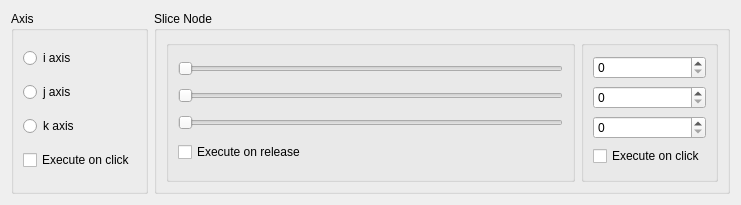
<?xml version="1.0" encoding="UTF-8"?>
<ui version="4.0">
 <class>GetSliceFromStructuredFieldByIndices</class>
 <widget class="QDialog" name="GetSliceFromStructuredFieldByIndices">
  <property name="geometry">
   <rect>
    <x>0</x>
    <y>0</y>
    <width>741</width>
    <height>205</height>
   </rect>
  </property>
  <property name="minimumSize">
   <size>
    <width>741</width>
    <height>205</height>
   </size>
  </property>
  <property name="windowTitle">
   <string>Dialog</string>
  </property>
  <layout class="QGridLayout" name="gridLayout_2">
   <item row="0" column="0">
    <widget class="QGroupBox" name="groupBox_2">
     <property name="title">
      <string>Axis</string>
     </property>
     <layout class="QVBoxLayout" name="verticalLayout">
      <item>
       <widget class="QRadioButton" name="iAxisRadioButton_">
        <property name="text">
         <string>i axis</string>
        </property>
       </widget>
      </item>
      <item>
       <widget class="QRadioButton" name="jAxisRadioButton_">
        <property name="text">
         <string>j axis</string>
        </property>
       </widget>
      </item>
      <item>
       <widget class="QRadioButton" name="kAxisRadioButton_">
        <property name="text">
         <string>k axis</string>
        </property>
       </widget>
      </item>
      <item>
       <widget class="QCheckBox" name="checkBox">
        <property name="text">
         <string>Execute on click</string>
        </property>
       </widget>
      </item>
     </layout>
    </widget>
   </item>
   <item row="0" column="1">
    <widget class="QGroupBox" name="groupBox_3">
     <property name="title">
      <string>Slice Node</string>
     </property>
     <layout class="QHBoxLayout" name="horizontalLayout">
      <item>
       <widget class="QGroupBox" name="groupBox_4">
        <property name="title">
         <string/>
        </property>
        <layout class="QVBoxLayout" name="verticalLayout_2">
         <item>
          <widget class="QSlider" name="iAxisHorizontalSlider_">
           <property name="maximum">
            <number>9999</number>
           </property>
           <property name="orientation">
            <enum>Qt::Horizontal</enum>
           </property>
          </widget>
         </item>
         <item>
          <widget class="QSlider" name="jAxisHorizontalSlider_">
           <property name="maximum">
            <number>9999</number>
           </property>
           <property name="orientation">
            <enum>Qt::Horizontal</enum>
           </property>
          </widget>
         </item>
         <item>
          <widget class="QSlider" name="kAxisHorizontalSlider_">
           <property name="maximum">
            <number>9999</number>
           </property>
           <property name="orientation">
            <enum>Qt::Horizontal</enum>
           </property>
          </widget>
         </item>
         <item>
          <widget class="QCheckBox" name="checkBox_2">
           <property name="text">
            <string>Execute on release</string>
           </property>
          </widget>
         </item>
        </layout>
       </widget>
      </item>
      <item>
       <widget class="QGroupBox" name="groupBox_5">
        <property name="title">
         <string/>
        </property>
        <layout class="QVBoxLayout" name="verticalLayout_3">
         <item>
          <widget class="QSpinBox" name="iAxisSpinBox_">
           <property name="maximum">
            <number>9999</number>
           </property>
          </widget>
         </item>
         <item>
          <widget class="QSpinBox" name="jAxisSpinBox_">
           <property name="maximum">
            <number>9999</number>
           </property>
          </widget>
         </item>
         <item>
          <widget class="QSpinBox" name="kAxisSpinBox_">
           <property name="maximum">
            <number>9999</number>
           </property>
          </widget>
         </item>
         <item>
          <widget class="QCheckBox" name="checkBox_3">
           <property name="text">
            <string>Execute on click</string>
           </property>
          </widget>
         </item>
        </layout>
       </widget>
      </item>
     </layout>
    </widget>
   </item>
  </layout>
 </widget>
 <resources/>
 <connections>
  <connection>
   <sender>iAxisHorizontalSlider_</sender>
   <signal>valueChanged(int)</signal>
   <receiver>iAxisSpinBox_</receiver>
   <slot>setValue(int)</slot>
   <hints>
    <hint type="sourcelabel">
     <x>203</x>
     <y>68</y>
    </hint>
    <hint type="destinationlabel">
     <x>359</x>
     <y>68</y>
    </hint>
   </hints>
  </connection>
  <connection>
   <sender>jAxisHorizontalSlider_</sender>
   <signal>valueChanged(int)</signal>
   <receiver>jAxisSpinBox_</receiver>
   <slot>setValue(int)</slot>
   <hints>
    <hint type="sourcelabel">
     <x>203</x>
     <y>94</y>
    </hint>
    <hint type="destinationlabel">
     <x>359</x>
     <y>94</y>
    </hint>
   </hints>
  </connection>
  <connection>
   <sender>kAxisHorizontalSlider_</sender>
   <signal>valueChanged(int)</signal>
   <receiver>kAxisSpinBox_</receiver>
   <slot>setValue(int)</slot>
   <hints>
    <hint type="sourcelabel">
     <x>203</x>
     <y>120</y>
    </hint>
    <hint type="destinationlabel">
     <x>359</x>
     <y>120</y>
    </hint>
   </hints>
  </connection>
  <connection>
   <sender>iAxisSpinBox_</sender>
   <signal>valueChanged(int)</signal>
   <receiver>iAxisHorizontalSlider_</receiver>
   <slot>setValue(int)</slot>
   <hints>
    <hint type="sourcelabel">
     <x>359</x>
     <y>68</y>
    </hint>
    <hint type="destinationlabel">
     <x>203</x>
     <y>68</y>
    </hint>
   </hints>
  </connection>
  <connection>
   <sender>jAxisSpinBox_</sender>
   <signal>valueChanged(int)</signal>
   <receiver>jAxisHorizontalSlider_</receiver>
   <slot>setValue(int)</slot>
   <hints>
    <hint type="sourcelabel">
     <x>359</x>
     <y>94</y>
    </hint>
    <hint type="destinationlabel">
     <x>203</x>
     <y>94</y>
    </hint>
   </hints>
  </connection>
  <connection>
   <sender>kAxisSpinBox_</sender>
   <signal>valueChanged(int)</signal>
   <receiver>kAxisHorizontalSlider_</receiver>
   <slot>setValue(int)</slot>
   <hints>
    <hint type="sourcelabel">
     <x>359</x>
     <y>120</y>
    </hint>
    <hint type="destinationlabel">
     <x>203</x>
     <y>120</y>
    </hint>
   </hints>
  </connection>
 </connections>
</ui>
